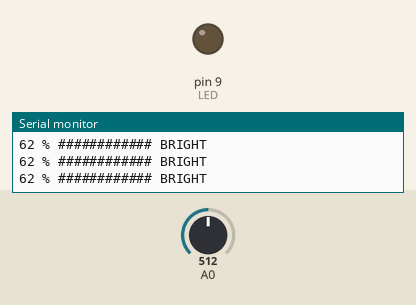
Bench run of a sketch on a simulated Arduino Uno, built with avr-gcc and run on an emulated ATmega328P. Parts: output pins drawn as LEDs (lit = HIGH), the last lines printed to the serial monitor. The test bench sets the inputs (shaded band); at power-on: A0 = 512.

Above: at 1.2 s.
1.3 s: A0 set to 317
3.5 s: A0 set to 287
At 4.4 s:
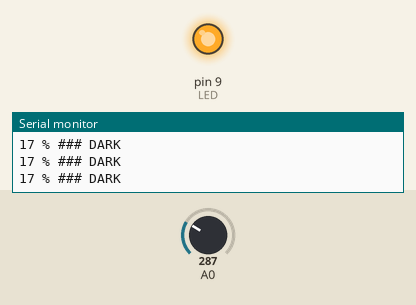
5.2 s: A0 set to 306
At 6.0 s:
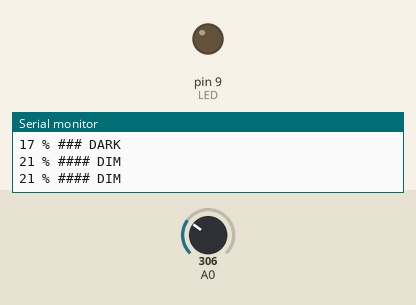
Timing chart, 0 to 8.2 s (numbered marks = the images above; inputs shaded):
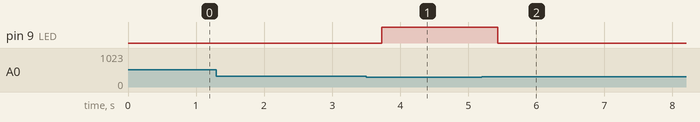

Measured:
- the behaviour switches between 300 and 299 on A0 (found by bisection; images 0 and 1)
- after the input at 3.5 s, pin 9 (LED): LOW → HIGH after 0.23 s
- after the input at 5.2 s, pin 9 (LED): HIGH → LOW after 0.24 s

The sketch:

p027-light-meter.ino
```cpp
// Project 27: Light Meter
// Averages 16 readings, shows the light as a percentage and
// a bar, and lights the LED when the room is dark.

const int LIGHT_SENSOR = A0;
const int LED = 9;

const int DARK = 200;     // your reading with it covered
const int BRIGHT = 700;   // your reading in room light
const int SAMPLES = 16;

// Take SAMPLES readings of one pin and give the average.
int readAverage(int pin) {
  analogRead(pin);            // first reading is thrown away
  long total = 0;
  for (int i = 0; i < SAMPLES; i++) {
    total = total + analogRead(pin);
    delay(2);
  }
  return total / SAMPLES;
}

void setup() {
  pinMode(LED, OUTPUT);
  Serial.begin(9600);
}

void loop() {
  // Read the input.
  int light = readAverage(LIGHT_SENSOR);

  // Solve: scale to percent and hold it inside 0 to 100.
  int percent = map(light, DARK, BRIGHT, 0, 100);
  percent = constrain(percent, 0, 100);
  bool dark = (percent < 20);

  // Write the outputs.
  digitalWrite(LED, dark);
  Serial.print(percent);
  Serial.print(" % ");
  for (int i = 0; i < percent / 5; i++) {
    Serial.print("#");
  }
  if (dark) {
    Serial.println(" DARK");
  } else if (percent < 60) {
    Serial.println(" DIM");
  } else {
    Serial.println(" BRIGHT");
  }
  delay(250);
}
```
